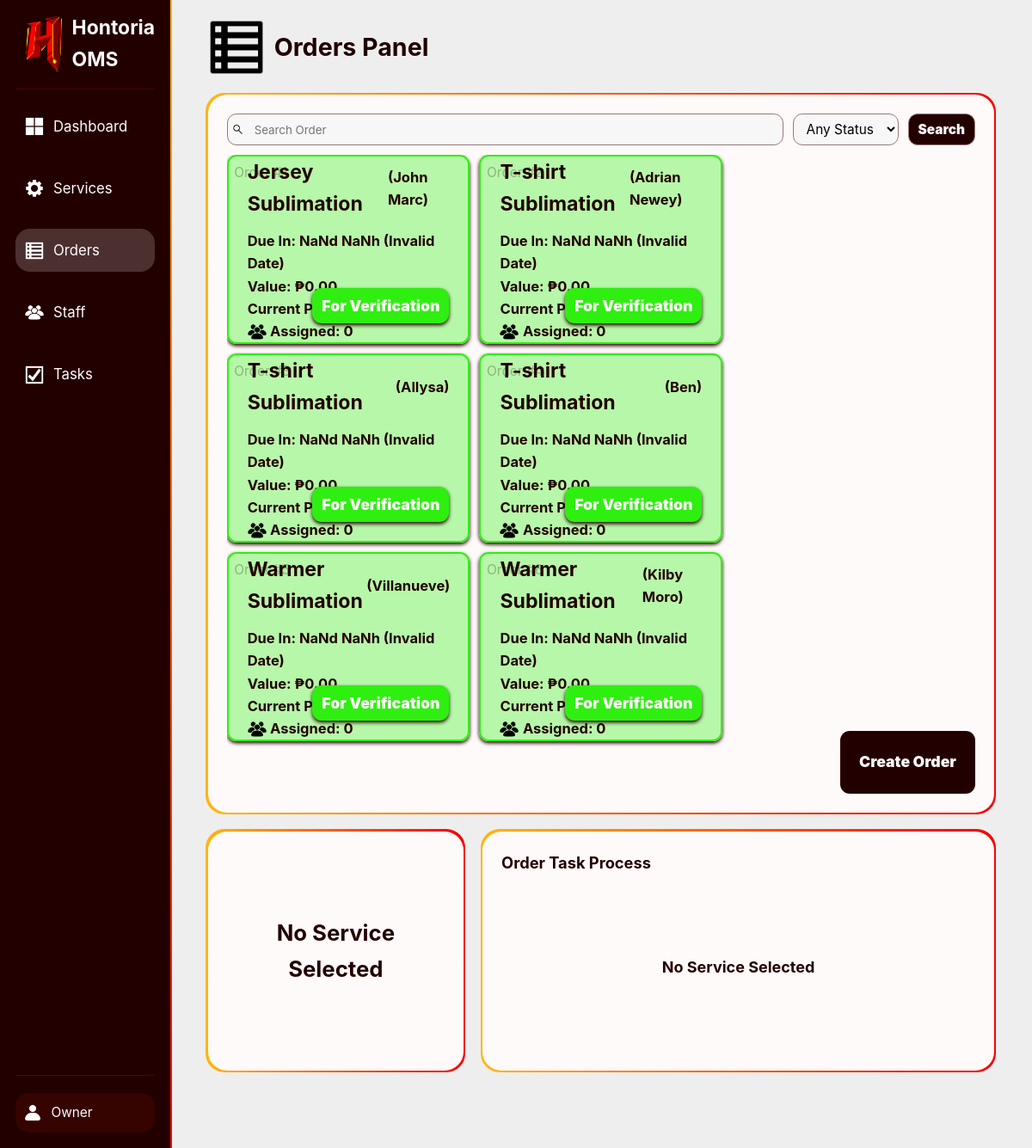
Screenshot of /internalWeb/public/index.php?page=orders (signed in) with the database file from the repository.
### tables this page shows
CREATE TABLE orders (
    id BIGINT UNSIGNED AUTO_INCREMENT PRIMARY KEY,
    subserviceID INT UNSIGNED NOT NULL,
    customerName VARCHAR(100) NOT NULL,
    messengerGCLink VARCHAR(255) NOT NULL,
    priceTotal DECIMAL(10, 2) NOT NULL,
    createdAt TIMESTAMP DEFAULT CURRENT_TIMESTAMP,
    deadlineAt TIMESTAMP NULL,
    FOREIGN KEY (subserviceID) REFERENCES subservices(id),
    UNIQUE KEY uniqueName (subserviceID, customerName, createdAt)
);

CREATE TABLE subservices (
    id INT UNSIGNED AUTO_INCREMENT PRIMARY KEY,
    serviceID INT UNSIGNED NOT NULL,
    name VARCHAR(50) NOT NULL,
    isActive BOOLEAN DEFAULT FALSE,
    description TEXT,
    pricePerUnit DECIMAL(10, 2) UNSIGNED NOT NULL,
    UNIQUE KEY uniqueName (serviceID, NAME),
    FOREIGN KEY (serviceID) REFERENCES services(id)
);

CREATE TABLE services (
    id INT UNSIGNED AUTO_INCREMENT PRIMARY KEY,
    name VARCHAR(50) UNIQUE NOT NULL,
    hasDesign BOOLEAN DEFAULT FALSE,
    hasVariableList BOOLEAN DEFAULT FALSE,
    isActive BOOLEAN DEFAULT FALSE,
    description TEXT
);

### InternalWeb/Controllers/OrdersC.php (called while the page is built, shortened)
<?php
class OrdersC {
    private $ordersModel;
    public function __construct($pdo) {
        require_once __DIR__ . '/../Models/OrdersM.php';
        $this->ordersModel = new OrdersM($pdo);
    }
    public function showOrders($search = '', $status = '') {
        $page = "orders";
        $orderList = $this->ordersModel->getAllOrders();
        $orderAssigneeCountMap = [];
        require __DIR__ . '/../Views/Orders/Page.php';
    }
}

### InternalWeb/Models/OrdersM.php (called while the page is built, shortened)
<?php
class OrdersM {
    private $pdo;
    public function __construct($pdo) {
        $this->pdo = $pdo;
    }
    public function getAllOrders() {
        $query = "
            SELECT
                orders.id,
                services.name AS serviceName,
                subservices.name AS subserviceName,
                orders.priceTotal,
                orders.customerName,
                orders.createdAt,
                orders.deadlineAt,
                orders.messengerGCLink,
                CASE
                    WHEN NOT EXISTS (
                        SELECT 1 FROM orderProcess
                        WHERE orderProcess.orderID = orders.id
                        AND orderProcess.status != 'complete'
                    ) THEN 'For Verification'
                    WHEN NOT EXISTS (
                        SELECT 1 FROM userProcessTasks
                        JOIN orderProcess ON userProcessTasks.orderProcessID = orderProcess.id
                        WHERE orderProcess.orderID = orders.id
                    ) THEN 'Idle'
                    ELSE 'Active'
                END AS status
            FROM orders
            JOIN subservices ON orders.subserviceID = subservices.id
            JOIN services ON subservices.serviceID = services.id
            ORDER BY orders.id ASC
        ";
        $stmt = $this->pdo->prepare($query);
        $stmt->execute();
        return $stmt->fetchAll(PDO::FETCH_ASSOC);
    }
}

### InternalWeb/Views/Orders/Page.php (the view, shortened to what this page needs)
<!DOCTYPE html>
<html>
<head>
    <link rel="stylesheet" href="../../Shared/CSS/Main.css">
</head>
<body class="asideLayout fixedScreen">
    <?php include("../Views/.Components/SideBar.php"); ?>
    <main class="columnLayout midGap">
        <h1 class="titleLogo minGap tinHeight">
            <img src="../../Shared/Img/ListIcon.png" alt="List"> Orders Panel
        </h1>
        <section class="columnLayout flexMax midGap">
            <section class="centerColumnLayout roundedMid flexMid minHeight">
                <div class="box fullHeight fullWidth roundedMid columnLayout minGap">
                    <form method="GET" action="index.php?page=staff" class="rowLayout fullWidth minGap">
                        <div class="iconInput flexMax centerHoriRowLayout">
                            <input type="search" name="search" placeholder="Search Order" class="fullWidth" value="<?= $search ?>">
                            <img src="../../Shared/Img/MagnifierIcon.png" alt="Magnifier">
                        </div>
                        <select name="status">
                            <option value="" <?= $status === '' ? 'selected' : '' ?>>Any Status</option>
                        </select>
                        <input type="submit" value="Search" class="importantInput">
                    </form>
                    <section class="minGap gridFlexMid scrollable" id="orderList">
                        <?php foreach ($orderList as $order): ?>
                            <?php
                            $activeProcesses = "";
                            $activeProcesses = rtrim($activeProcesses, ", ");
                            $assigneeCount = $orderAssigneeCountMap[$order['id']] ?? 0;
                            $divBgClass = $order['status'] === "Active" ?
                                "yellowTransBG yellowBorder" : ($order['status'] === "Idle" ? "redTransBG redBorder" : "greenTransBG greenBorder");
                            $statusBgClass = $order['status'] === "Active" ?
                                "yellowBG" : ($order['status'] === "Idle" ? "redBG" : "greenBG");
                            ?>
                            <div class="midHeight regPadding roundedMin centerHoriColumnLayout minGap flexStatic orderElement shadowed clickable <?= $divBgClass ?>"
                                data-id="<?= $order['id'] ?>" data-due="<?= $order['deadlineAt'] ?>" data-customer="<?= $order['customerName'] ?>">
                                <p class="norWestAbsolute closeCorner transText">Order #<?= $order['id'] ?></p>
                                <div class="souEastAbsolute minPadding roundedMin shadowed emphasizedText whiteText <?= $statusBgClass ?>"><?= $order['status'] ?></div>
                                <h2 class="centerHoriRowLayout tinGap"><?= $order['subserviceName'] ?> <?= $order['serviceName'] ?> <b>(<?= $order['customerName'] ?>)</b></h2>
                                <div class="columnLayout">
                                    <b>Due In: <span class="dueInText" data-due-date="<?= $order['deadlineAt'] ?>"></span></b>
                                    <b>Value: ₱<?= $order['priceTotal'] ?></b>
                                    <b>Current Process: <?= $activeProcesses ?></b>
                                    <b class="centerHoriRowLayout tinGap"><img src="../../Shared/Img/PeopleIcon.png" alt="People" class="unitHeight">
                                        Assigned: <?= $assigneeCount ?></b>
                                </div>
                            </div>
                        <?php endforeach; ?>
                        <div class="tinHeight"></div>
                    </section>
                </div>
                <div class="rowLayout minGap souEastAbsolute">
                    <a href="index.php?page=orders&action=create" class="roundedMin centerColumnLayout importantInput regPadding emphasizedText">Create Order</a>
                </div>
            </section>
            <section class="centerRowLayout midGap flexMin roundedMid">
                <section class="centerColumnLayout roundedMid flexMid fullHeight">
                    <section class="box roundedMid fullDimensions centerHoriColumnLayout minGap">
                        <h3 class="centerRowLayout tinGap centerText fullWidth" id="selectedText">No Service Selected</h3>
                    </section>
                </section>
                <section class="centerColumnLayout roundedMid flexMax fullHeight">
                    <section class="box columnLayout roundedMid minGap fullDimensions">
                        <h5>Order Task Process</h5>
                        <div class="centerHoriRowLayout tinGap flexMax" id="orderProcess">
                            <h3 class="flexMin centerText">No Service Selected</h3>
                        </div>
                    </section>
                </section>
            </section>
        </section>
    </main>
    <?php include("../Views/.Components/ConfirmationBox.php"); ?>
</body>
</html>

### internalWeb/public/index.php (shortened to what this page needs)
<?php
require_once __DIR__ . '/../../Config/config.php';
require_once __DIR__ . '/../Controllers/OrdersC.php';
$page = $_GET['page'] ?? 'login';
$action = $_GET['action'] ?? 'show';
$orders = new OrdersC($pdo);
switch ($page) {
    case 'orders':
        if ($action === 'create') {
            $orders->showOrderCreation();
        } else if ($action === 'createFinal') {
            $orders->createOrder();
        } else if ($action === 'changeDeadline') {
            $orders->setDeadline();
        } else if ($action === 'delete') {
            $orders->deleteOrder();
        } else if ($action === 'assignEmployeeToTask') {
            $orders->assignEmployeeToTask();
        } else if ($action === 'removeAssignment') {
            $orders->unassignEmployeeToTask();
        } else {
            $orders->showOrders();
        }
        break;
}

### InternalWeb/Views/.Components/Sidebar.php (shortened to what this page needs)
<!DOCTYPE html>
<?php
$navLinks = [
    'dashboard' => [
        'label' => 'Dashboard',
        'icon'  => '../../Shared/Img/4BoxIcon.png',
        'permission' => null,
    ],
    'services' => [
        'label' => 'Services',
        'icon'  => '../../Shared/Img/GearIcon.png',
        'permission' => 'canViewServicesPage',
    ],
    'orders' => [
        'label' => 'Orders',
        'icon'  => '../../Shared/Img/ListIcon.png',
        'permission' => 'canViewOrdersPage',
    ],
    'staff' => [
        'label' => 'Staff',
        'icon'  => '../../Shared/Img/PeopleIcon.png',
        'permission' => 'canViewStaffPage',
    ],
    'tasks' => [
        'label' => 'Tasks',
        'icon'  => '../../Shared/Img/CheckBoxIcon.png',
        'permission' => null,
    ],
];
?>
<aside id="sidebar" class="columnLayout">
    <section class="columnLayout minGap flexMax">
        <h1 class="titleLogo tinHeight selfCenter">
            <img src="../../Shared/Img/Logo.png" alt="logo"> Hontoria OMS
        </h1>
        <nav class="columnLayout midGap">
            <?php foreach ($navLinks as $linkPage => $linkData): ?>
                <?php
                $active = ($page === $linkPage) ? 'active' : '';
                ?>
                <a href="index.php?page=<?= $linkPage ?>"
                    class="iconLink centerHoriRowLayout minGap <?= $active ?>">
                    <img src="<?= $linkData['icon'] ?>" alt="<?= $linkData['label'] ?>">
                    <span><?= $linkData['label'] ?></span>
                </a>
            <?php endforeach; ?>
        </nav>
        <div id="sidebarFooter" class="<?= ($page === 'account') ? 'active' : '' ?>">
            <a href="index.php?page=account" class="iconLink centerHoriRowLayout minGap">
                <img src="../../Shared/Img/PersonIcon.png" alt="Person">
                <span class="capitalFirst"><?= $_SESSION['username'] ?></span>
            </a>
        </div>
    </section>
    <div class="gradientBorderVert"></div>
</aside>

### InternalWeb/Views/.Components/ConfirmationBox.php (shortened to what this page needs)
<!DOCTYPE html>

### Shared/CSS/Base.css (style rules this page uses)
* { margin: 0; padding: 0; box-sizing: border-box; }
html { font-family: "Inter", -apple-system, BlinkMacSystemFont, "Segoe UI", Roboto, "Helvetica Neue", Arial, "Noto Sans", sans-serif, "Apple Color Emoji", "Segoe UI Emoji", "Segoe UI Symbol", "Noto Color Emoji"; font-size: 22px; line-height: 1.6; color: var(--dark); }
:root { --white: #fffafa; --whiteTrans: #fffafa31; --whiteFaded: #fffafa17; --dark: #220000; --darkTrans: #22000046; --darkFaded: #2200002a; --darkGray: #997979; --lightGray: #f7f7f7; --gray: #eeeeee; --red: #d3290d; --redTrans: #f522022f; --redFaded: #f5220217; --yellow: #FFB611; --yellowTrans: #ffb8115e; --yellowGreen: #efff11; --yellowGreenTrans: #efff115e; --green: #2eef10; --greenTrans: #2eef1057; --blue: #088bfd; --gradientDiag: linear-gradient(to left, #F20505, #FFB611); --gradientVert: linear-gradient(to top, #F20505, #FFB611); }
body { min-height: 100vh; overflow-x: hidden; background-color: var(--gray); }
input[type=text], input[type=number], input[type=password], input[type=search], input[type=tel], input[type=email], input[type=url], input[type=button], input[type=submit], input[type=date], input[type="file"], button, select, textarea { font-family: "Inter", -apple-system, BlinkMacSystemFont, "Segoe UI", Roboto, "Helvetica Neue", Arial, "Noto Sans", sans-serif, "Apple Color Emoji", "Segoe UI Emoji", "Segoe UI Symbol", "Noto Color Emoji"; height: 1.7rem; padding: 0 0.5rem; background: var(--lightGray); border-radius: 0.5rem; border: 0.1em solid var(--darkGray); }
input[type=button], input[type=submit], button, select, a { cursor: pointer; font-size: 0.7rem; }
a { color: var(--white); text-decoration: none; }
img { height: 70%; }
p, div { font-size: 0.7rem; }
b { font-size: 0.75rem; }

### Shared/CSS/Layout.css (style rules this page uses)
.centerColumnLayout { display: flex; justify-content: center; flex-direction: column; align-items: center; }
.asideLayout { display: flex; }
.asideLayout>aside { flex: 1; }
.asideLayout>main { flex: 6; }
.asideLayout>main>*:first-child { margin-top: 1rem; }
.asideLayout>main>* { margin-right: 2rem; margin-left: 2rem; }
.asideLayout>main>section { max-height: 85vh; height: 85vh; }
.columnLayout { display: flex; flex-direction: column; }
.centerHoriColumnLayout { display: flex; justify-content: center; flex-direction: column; }
.tinGap { gap: 0.2rem; }
.minGap { gap: 0.5rem; }
.midGap { gap: 1rem; }
.fullHeight { height: 100%; }
.fullWidth { width: 100%; }
.fullDimensions { height: 100% !important; width: 100% !important; }
.centerRowLayout { display: flex; align-items: center; justify-content: center; }
.centerHoriRowLayout { display: flex; align-items: center; }
.rowLayout { display: flex; }
.regPadding { padding: 1rem !important; }
.minPadding { padding: 0.3rem 0.5rem; }
.flexMin { flex: 1 !important; }
.flexMid { flex: 3 !important; }
.flexMax { flex: 6 !important; }
.scrollable { overflow-y: scroll !important; }
.fixedScreen { overflow: hidden; }
.unitHeight { height: 1rem !important; }
.tinHeight { height: 3rem !important; }
.minHeight { height: 5rem !important; }
.midHeight { height: 10rem !important; }
.gridFlexMid { display: flex; flex-wrap: wrap; flex: auto; height: unset; flex-grow: 0; }
.gridFlexMid>* { width: 32.5%; }
.flexStatic { flex-grow: 0; }
.norWestAbsolute { position: absolute; top: 1rem; left: 1rem; }
.souEastAbsolute { position: absolute; bottom: 1rem; right: 1rem; }
.norWestAbsolute.closeCorner { top: 0.3rem; left: 0.3rem; }
*:has(> .eastAbsolute), *:has(> .norWestAbsolute), *:has(> .norEastAbsolute), *:has(> .souEastAbsolute), *:has(> .souWestAbsolute) { position: relative; }
.selfCenter { align-self: center; justify-self: center; }

### rows the page displays
orders: id "1", status "For Verification", subserviceID.name "Jersey", services.name "Sublimation", customerName "John Marc", priceTotal "0.00", id "0"
orders: id "2", status "For Verification", subserviceID.name "T-shirt", services.name "Sublimation", customerName "Adrian Newey", priceTotal "0.00", id "0"
orders: id "3", status "For Verification", subserviceID.name "T-shirt", services.name "Sublimation", customerName "Allysa", priceTotal "0.00", id "0"
orders: id "4", status "For Verification", subserviceID.name "T-shirt", services.name "Sublimation", customerName "Ben", priceTotal "0.00", id "0"
orders: id "5", status "For Verification", subserviceID.name "Warmer", services.name "Sublimation", customerName "Villanueve", priceTotal "0.00", id "0"
orders: id "6", status "For Verification", subserviceID.name "Warmer", services.name "Sublimation", customerName "Kilby Moro", priceTotal "0.00", id "0"

### other values shown
$linkData['label'] "Dashboard"
$linkData['label'] "Services"
$linkData['label'] "Orders"
$linkData['label'] "Staff"
$linkData['label'] "Tasks"
$_SESSION['username'] "Owner"
